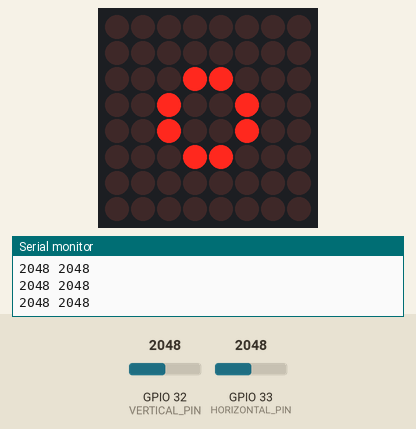
A sketch run on a simulated ESP32. On the bench: 8×8 LED matrix, the last lines printed to the serial monitor. The test bench sets the inputs (shaded band); at power-on: GPIO 32 (VERTICAL_PIN) = 2048, GPIO 33 (HORIZONTAL_PIN) = 2048.

Above: at 1.2 s.
1.3 s: GPIO 32 (VERTICAL_PIN) set to 1065
2.8 s: GPIO 32 (VERTICAL_PIN) set to 948
At 2.87 s:
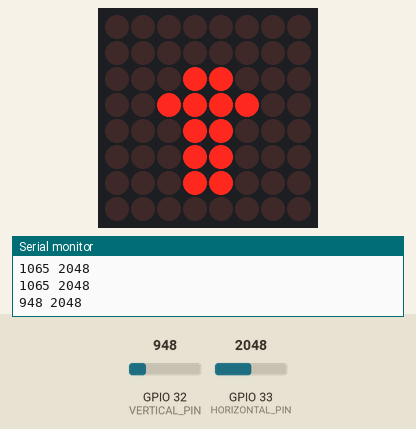
4.6 s: GPIO 32 (VERTICAL_PIN) set to 3540
At 4.68 s:
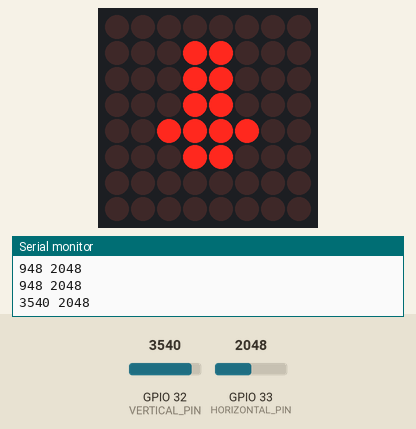
6.4 s: GPIO 32 (VERTICAL_PIN) set to 3454
At 6.8 s:
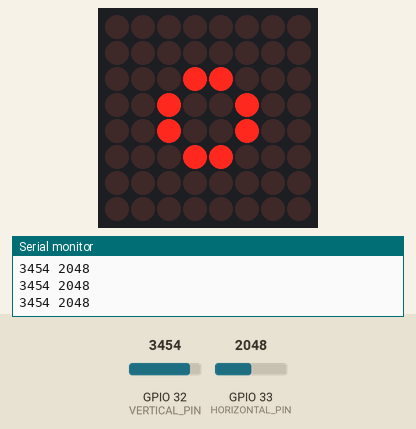
7.9 s: GPIO 33 (HORIZONTAL_PIN) set to 1061
9.4 s: GPIO 33 (HORIZONTAL_PIN) set to 940
At 9.51 s:
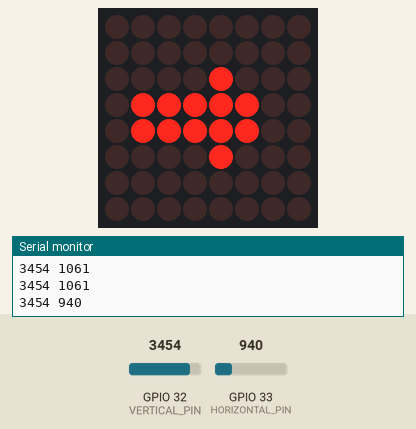
Timing chart, 0 to 12.2 s (numbered marks = the images above; inputs shaded):
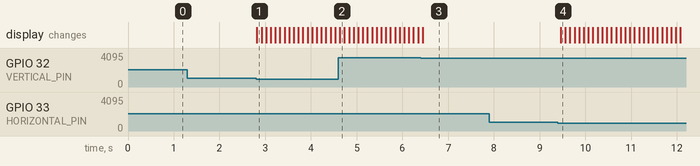

The sketch:

task_2_arrow.ino
```cpp
//M Nharen EE25B089

#include <MD_MAX72xx.h>
#include <SPI.h>

#define HARDWARE_TYPE MD_MAX72XX::FC16_HW
#define MAX_DEVICES 1
#define CS_PIN 5
#define VERTICAL_PIN 32
#define HORIZONTAL_PIN 33

MD_MAX72XX mx = MD_MAX72XX(HARDWARE_TYPE, CS_PIN, MAX_DEVICES);
int state = 4;
int vertical_state = 0;
int horizontal_state = 0;
int frame_number = 0;
int prev_state = 4;

const byte arrows[5][8] = {
  {0b00000000, 0b00011000, 0b00111100, 0b00011000, 0b00011000, 0b00011000, 0b00011000, 0b00000000}, // Frame 0: Up
  {0b00000000, 0b00000000, 0b00001000, 0b01111100, 0b01111100, 0b00001000, 0b00000000, 0b00000000}, // Frame 1: Right
  {0b00000000, 0b00011000, 0b00011000, 0b00011000, 0b00111100, 0b00011000, 0b00000000, 0b00000000}, // Frame 2: Down
  {0b00000000, 0b00000000, 0b00010000, 0b00111110, 0b00111110, 0b00010000, 0b00000000, 0b00000000}, // Frame 3: Left
  {0b00000000, 0b00000000, 0b00011000, 0b00100100, 0b00100100, 0b00011000, 0b00000000, 0b00000000}  // Frame 4: Neutral
};


void setup() {
  mx.begin();
  mx.control(MD_MAX72XX::INTENSITY, 3);
  mx.clear();

  pinMode(32,INPUT_PULLUP);
  pinMode(33,INPUT_PULLUP);

  Serial.begin(9600);

  for (int i = 0; i < 8; i++) {
    mx.setRow(0, i, arrows[4][i]);
  }
}

void loop() {

  vertical_state = analogRead(VERTICAL_PIN);
  horizontal_state = analogRead(HORIZONTAL_PIN);

 if (vertical_state < 1000) {
    state = 0;
  }
  else if (vertical_state > 3500) {
    state = 2;
  }
  else if (horizontal_state < 1000) {
    state = 1;
  }
  else if (horizontal_state > 3500) {
    state = 3;
  }
  else {
    state = 4;
  }

  if (state == prev_state)
  {
    frame_number += 1;
    frame_number = frame_number%8;
  }
  else
  {
    frame_number = 0;
  }

  if (state == 4)
  {
    mx.clear();
    for (int i = 0; i < 8; i++) {
      mx.setRow(0, i, arrows[4][i]);
    }
  }
  else
  {
    display(state, frame_number);
  }

  Serial.print(vertical_state);
  Serial.print(" ");
  Serial.println(horizontal_state);

  delay(100);

  prev_state = state;

}

void display(int state, int frame_number)
{
  for (int i = 0; i < 8; i++) {
    byte row = arrows[state][i];

    if (state == 2 || state == 3) {
      row = arrows[3][i];
      row = (row << frame_number) | (row >> (8 - frame_number));
    }

    else if (state != 4) {
      row = arrows[1][i];
      row = (row >> frame_number) | (row << (8 - frame_number));
    }

    if (state == 0 || state == 2) {
      mx.setColumn(0, i, row);
    } else {
      mx.setRow(0, i, row);
    }
  }
}
```

Measured:
- the behaviour switches between 1000 and 999 on GPIO 32 (VERTICAL_PIN) (found by bisection; images 0 and 1)
- the behaviour switches between 3501 and 3500 on GPIO 32 (VERTICAL_PIN) (found by bisection; images 2 and 3)
- the behaviour switches between 1000 and 999 on GPIO 33 (HORIZONTAL_PIN) (found by bisection; images 3 and 4)
- after the input at 2.8 s, the display: changes at once (image 1)
- after the input at 4.6 s, the display: changes at once (image 2)
- after the input at 6.4 s, the display: changes at once (image 3)
- after the input at 9.4 s, the display: changes after 0.06 s (image 4)
